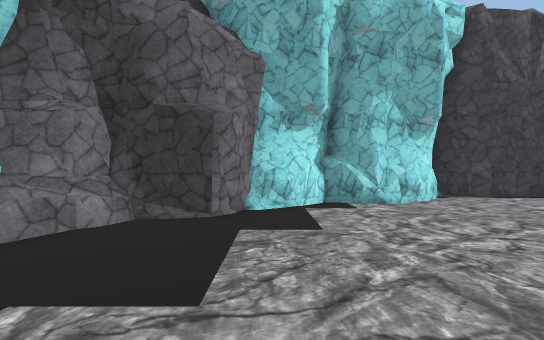
view 1 (above)

20 first-person views from a walk through a Unity game level. The camera is 1.4 m above the floor, looks level and sees 85° across. The floor is counted in squares, 2 m on a side. Each view is taken from the middle of a square. On the plan, view 1 faces up. The plan holds only what a view shows up to about 10 squares ahead; the rest is blank. The place goes on beyond the plan. The player character is not drawn. Some surface patterns are stand-ins.

view 2
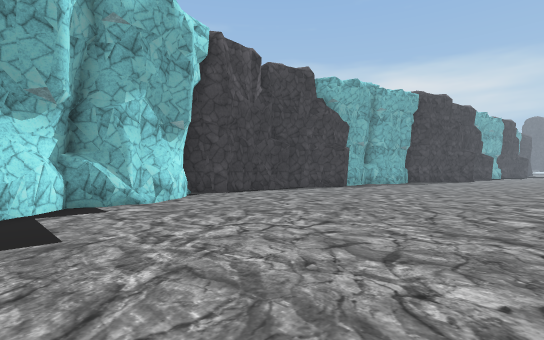

view 3
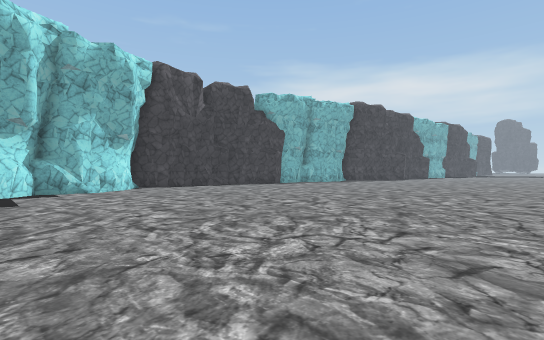

view 4
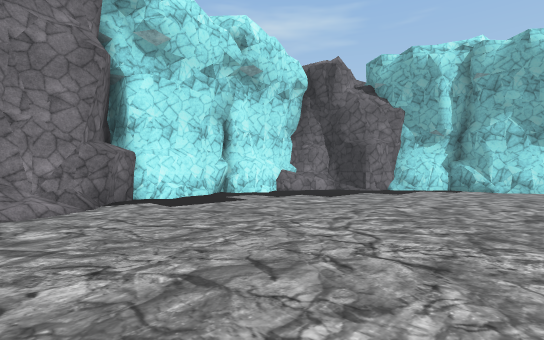

view 5
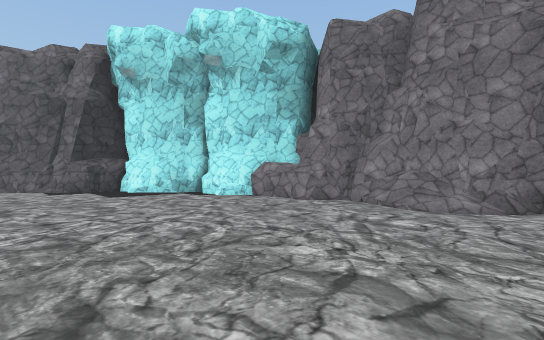

view 6
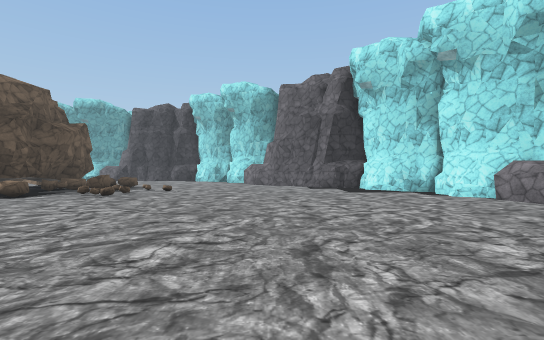

view 7
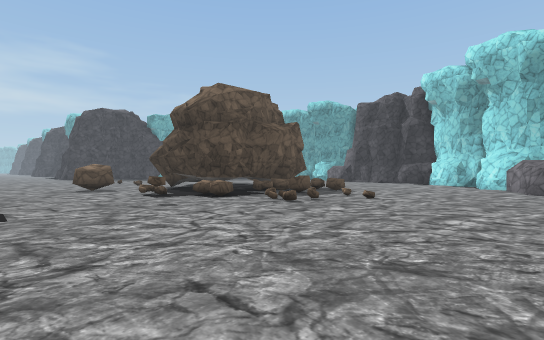

view 8
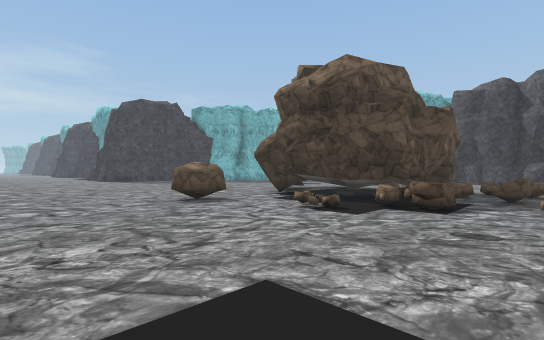

view 9
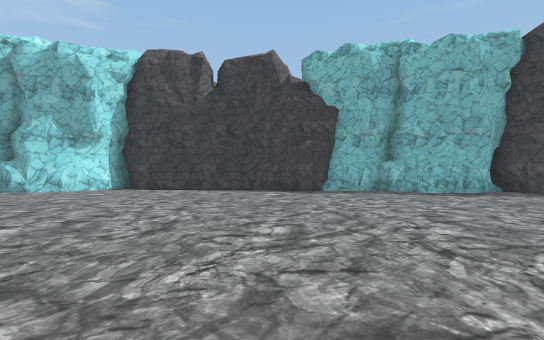

view 10
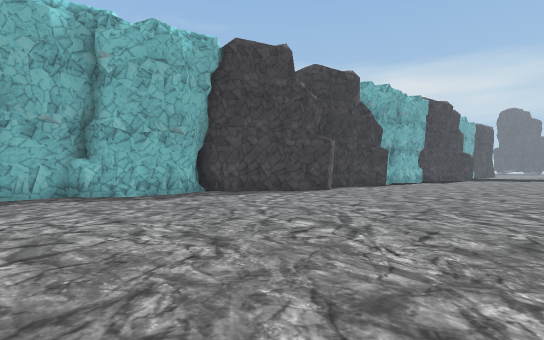

view 11
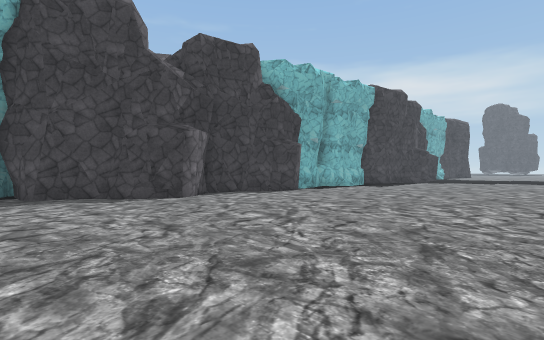

view 12
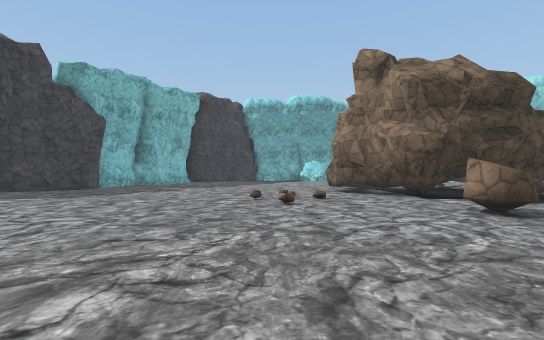

view 13
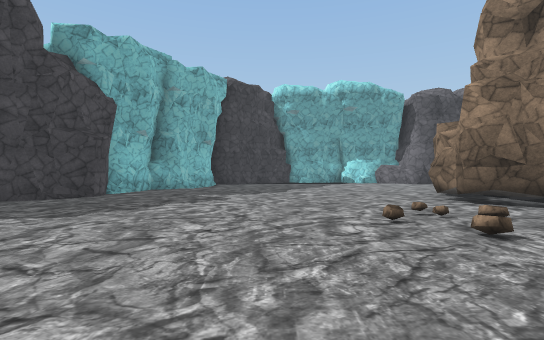

view 14
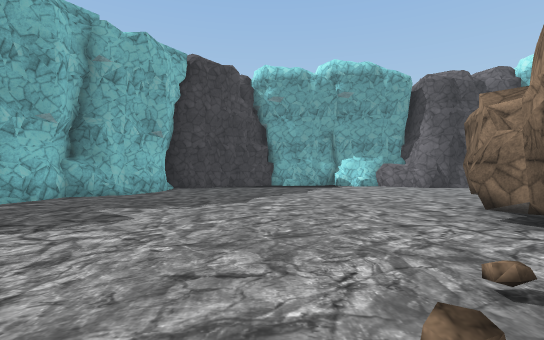

view 15
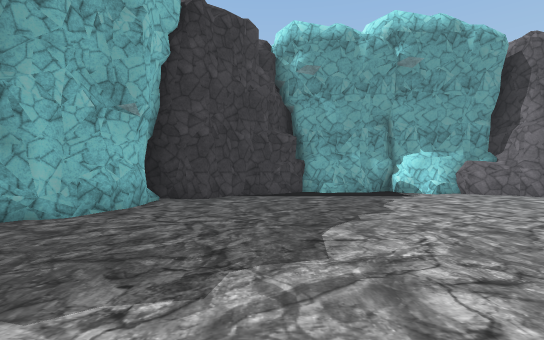

view 16
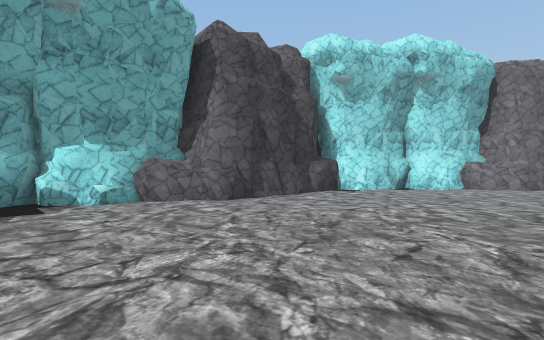

view 17
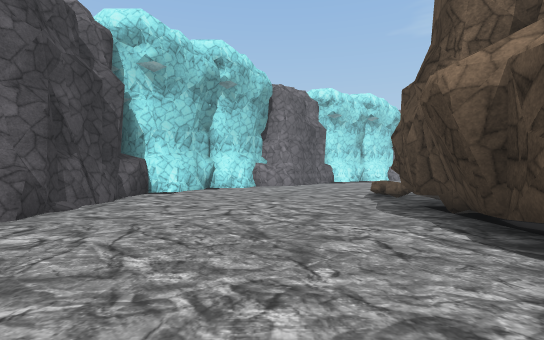

view 18
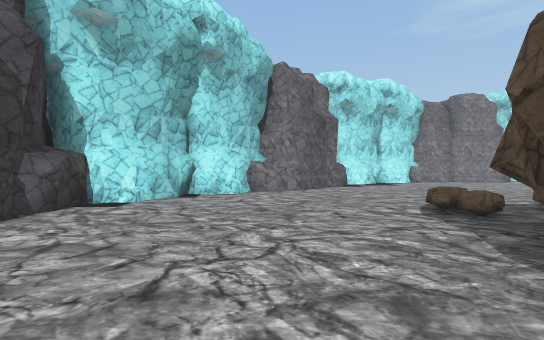

view 19
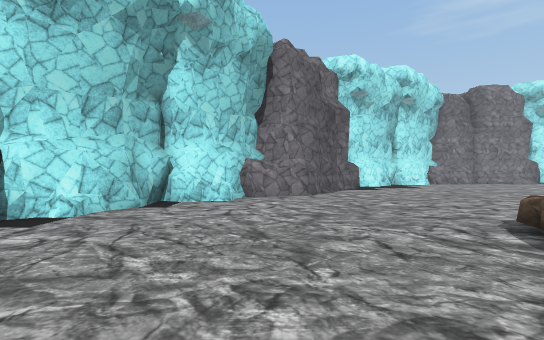

view 20
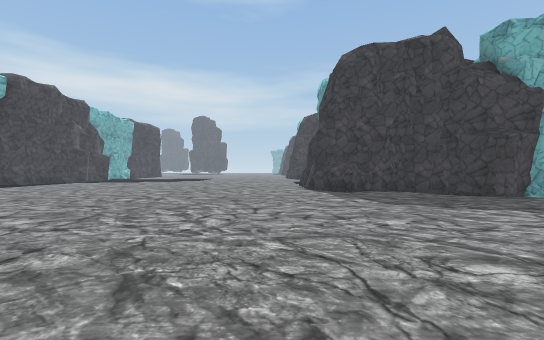

### Floor plan
Key: @ floor where view 1 was taken; # wall or solid block; . floor; / step, stairs or slope; ^ raised ledge; R rock.
Columns run from 4 left of view 1 to 28 right of it. Each row starts with its distance up from view 1.
  8         ####
  7      ####.....#########
  6    ###.............##.##
  5  ###...................######
  4  #^......................#..#
  3  ^............................
  2  #.............................
  1 ##...............................
  0 #...@............................
 -1 ##...............................
 -2 #................................
 -3 ##................   ............
 -4  #/..............................
 -5  #/..............................
 -6  ##..............................
 -7   #..............................
 -8   #...........R....RR............
 -9   ##............................
-10   ##...........R..##............#
-11    #............#####...........#
-12    ##.........RR#   ##..........#
-13     #...........#   ##.........##
-14     ###.......R.#####.........##
-15       ##...........##.........#
-16        ###....................#
-17          #...................##
-18          ##.................##
-19           #.................#
-20           ###..............##
-21             ########......##
-22                    ###...##
-23                      #####

Positions as (right, up) in squares from view 1, and headings:
1: (0, 0), facing up
2: (0, 0), facing up-right
3: (0, -4), facing up-right
4: (4, -5), facing up-left
5: (4, -3), facing down-left
6: (4, -2), facing down
7: (4, -5), facing down-right
8: (9, -4), facing down-right
9: (10, -3), facing up
10: (12, -2), facing up-right
11: (17, -3), facing up-right
12: (19, -3), facing down
13: (21, -6), facing down
14: (20, -9), facing down
15: (21, -13), facing down
16: (18, -15), facing down-left
17: (18, -17), facing left
18: (15, -17), facing left
19: (13, -17), facing left
20: (18, -8), facing right
